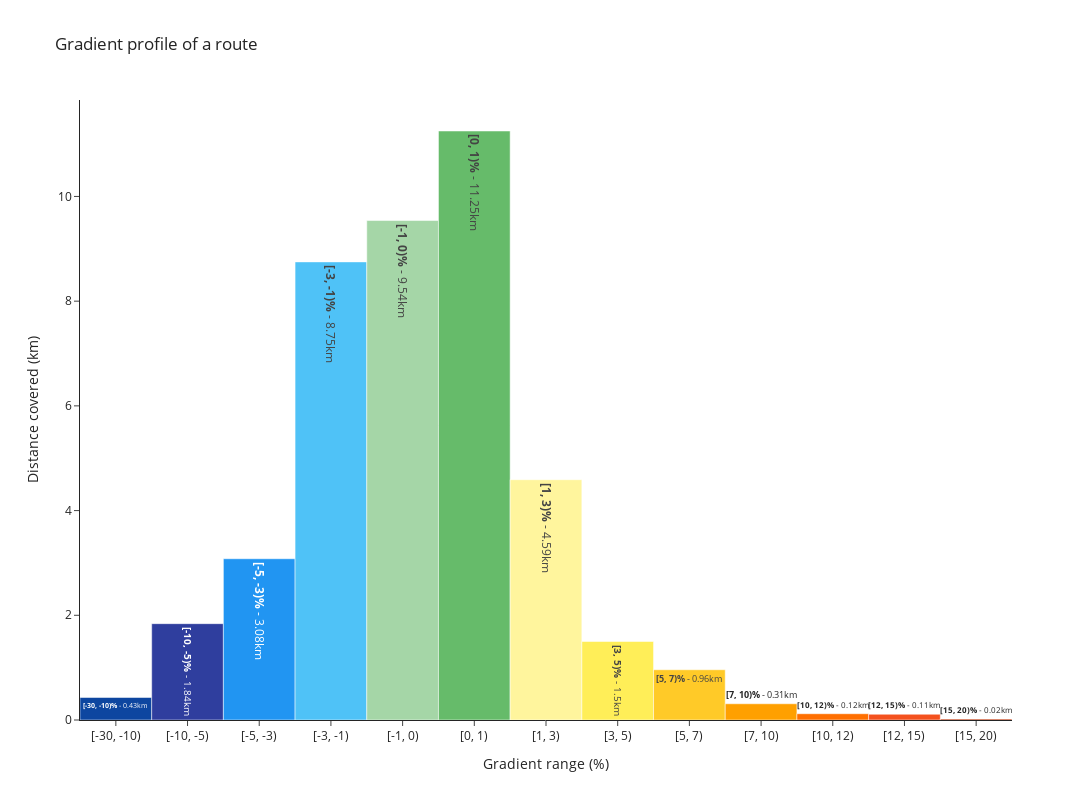

This figure's notebook cell:
### Code cell
import plotly.graph_objects as go

fig = go.Figure(
    data=[go.Bar(
        x=gradient_details_df['gradient_range'].astype(str),
        y=gradient_details_df['total_distance'].apply(lambda x: round(x / 1000, 2)),
        marker_color=colors,
        text=custom_text
    )],
    layout=go.Layout(
        bargap=0,
        title='Gradient profile of a route',
        xaxis_title='Gradient range (%)',
        yaxis_title='Distance covered (km)',
        autosize=False,
        width=1440,
        height=800,
        template='simple_white'
    )
)
fig.show()

### Figure 1 — Plotly figure (JSON) as saved in the notebook; plotly's stock layout.template omitted (floating-point values rounded to 4 significant figures)
{"data": [{"marker": {"color": ["#0d46a0", "#2f3e9e", "#2195f2", "#4fc2f7", "#a5d6a7", "#66bb6a", "#fff59d", "#ffee58", "#ffca28", "#ffa000", "#ff6f00", "#f4511e", "#bf360c"]}, "text": ["<b>[-30, -10)%</b> - 0.43km", "<b>[-10, -5)%</b> - 1.84km", "<b>[-5, -3)%</b> - 3.08km", "<b>[-3, -1)%</b> - 8.75km", "<b>[-1, 0)%</b> - 9.54km", "<b>[0, 1)%</b> - 11.25km", "<b>[1, 3)%</b> - 4.59km", "<b>[3, 5)%</b> - 1.5km", "<b>[5, 7)%</b> - 0.96km", "<b>[7, 10)%</b> - 0.31km", "<b>[10, 12)%</b> - 0.12km", "<b>[12, 15)%</b> - 0.11km", "<b>[15, 20)%</b> - 0.02km"], "type": "bar", "x": ["[-30, -10)", "[-10, -5)", "[-5, -3)", "[-3, -1)", "[-1, 0)", "[0, 1)", "[1, 3)", "[3, 5)", "[5, 7)", "[7, 10)", "[10, 12)", "[12, 15)", "[15, 20)"], "y": [0.43, 1.84, 3.08, 8.75, 9.54, 11.25, 4.59, 1.5, 0.96, 0.31, 0.12, 0.11, 0.02]}], "layout": {"autosize": false, "bargap": 0, "height": 800, "title": {"text": "Gradient profile of a route"}, "width": 1440, "xaxis": {"title": {"text": "Gradient range (%)"}}, "yaxis": {"title": {"text": "Distance covered (km)"}}}}
